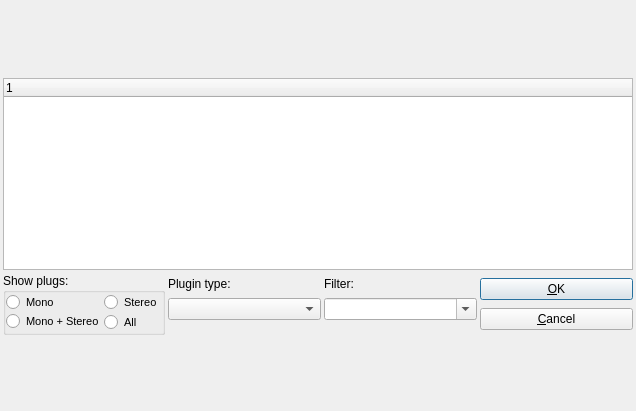
<?xml version="1.0" encoding="UTF-8"?>
<ui version="4.0">
 <class>PluginDialogBase</class>
 <widget class="QDialog" name="PluginDialogBase">
  <property name="geometry">
   <rect>
    <x>0</x>
    <y>0</y>
    <width>636</width>
    <height>411</height>
   </rect>
  </property>
  <property name="windowTitle">
   <string>Dialog</string>
  </property>
  <layout class="QGridLayout" name="gridLayout_2">
   <property name="leftMargin">
    <number>3</number>
   </property>
   <property name="topMargin">
    <number>3</number>
   </property>
   <property name="rightMargin">
    <number>3</number>
   </property>
   <property name="bottomMargin">
    <number>3</number>
   </property>
   <property name="spacing">
    <number>3</number>
   </property>
   <item row="0" column="0">
    <layout class="QGridLayout" name="gridLayout">
     <item row="0" column="0" colspan="4">
      <widget class="QTabBar" name="tabBar" native="true"/>
     </item>
     <item row="1" column="0" colspan="4">
      <widget class="QTreeWidget" name="pList">
       <property name="sizePolicy">
        <sizepolicy hsizetype="Expanding" vsizetype="Maximum">
         <horstretch>0</horstretch>
         <verstretch>0</verstretch>
        </sizepolicy>
       </property>
       <column>
        <property name="text">
         <string notr="true">1</string>
        </property>
       </column>
      </widget>
     </item>
     <item row="2" column="0">
      <widget class="QGroupBox" name="pluginfilterGroup">
       <property name="maximumSize">
        <size>
         <width>16777215</width>
         <height>100</height>
        </size>
       </property>
       <property name="title">
        <string>Show plugs:</string>
       </property>
       <layout class="QVBoxLayout" name="verticalLayout_4">
        <property name="spacing">
         <number>0</number>
        </property>
        <property name="leftMargin">
         <number>0</number>
        </property>
        <property name="topMargin">
         <number>0</number>
        </property>
        <property name="rightMargin">
         <number>0</number>
        </property>
        <property name="bottomMargin">
         <number>0</number>
        </property>
        <item>
         <layout class="QHBoxLayout" name="horizontalLayout_3">
          <property name="spacing">
           <number>0</number>
          </property>
          <item>
           <layout class="QVBoxLayout" name="verticalLayout_3">
            <property name="spacing">
             <number>0</number>
            </property>
            <item>
             <widget class="QRadioButton" name="onlyM">
              <property name="font">
               <font>
                <pointsize>8</pointsize>
               </font>
              </property>
              <property name="text">
               <string>Mono</string>
              </property>
              <attribute name="buttonGroup">
               <string notr="true">portFilterGroup</string>
              </attribute>
             </widget>
            </item>
            <item>
             <widget class="QRadioButton" name="onlySM">
              <property name="font">
               <font>
                <pointsize>8</pointsize>
               </font>
              </property>
              <property name="text">
               <string>Mono + Stereo</string>
              </property>
              <attribute name="buttonGroup">
               <string notr="true">portFilterGroup</string>
              </attribute>
             </widget>
            </item>
           </layout>
          </item>
          <item>
           <layout class="QVBoxLayout" name="verticalLayout">
            <property name="spacing">
             <number>1</number>
            </property>
            <item>
             <widget class="QRadioButton" name="onlyS">
              <property name="font">
               <font>
                <pointsize>8</pointsize>
               </font>
              </property>
              <property name="text">
               <string>Stereo</string>
              </property>
              <attribute name="buttonGroup">
               <string notr="true">portFilterGroup</string>
              </attribute>
             </widget>
            </item>
            <item>
             <widget class="QRadioButton" name="allPlug">
              <property name="font">
               <font>
                <pointsize>8</pointsize>
               </font>
              </property>
              <property name="text">
               <string>All</string>
              </property>
              <attribute name="buttonGroup">
               <string notr="true">portFilterGroup</string>
              </attribute>
             </widget>
            </item>
           </layout>
          </item>
         </layout>
        </item>
       </layout>
      </widget>
     </item>
     <item row="2" column="1">
      <layout class="QVBoxLayout" name="verticalLayout_2">
       <item>
        <widget class="QLabel" name="label_2">
         <property name="maximumSize">
          <size>
           <width>16777215</width>
           <height>14</height>
          </size>
         </property>
         <property name="text">
          <string>Plugin type:</string>
         </property>
        </widget>
       </item>
       <item>
        <widget class="QComboBox" name="pluginType"/>
       </item>
       <item>
        <spacer name="verticalSpacer">
         <property name="orientation">
          <enum>Qt::Vertical</enum>
         </property>
         <property name="sizeType">
          <enum>QSizePolicy::Minimum</enum>
         </property>
         <property name="sizeHint" stdset="0">
          <size>
           <width>20</width>
           <height>10</height>
          </size>
         </property>
        </spacer>
       </item>
      </layout>
     </item>
     <item row="2" column="2">
      <layout class="QVBoxLayout" name="verticalLayout_6">
       <item>
        <widget class="QLabel" name="label">
         <property name="maximumSize">
          <size>
           <width>16777215</width>
           <height>14</height>
          </size>
         </property>
         <property name="text">
          <string>Filter:</string>
         </property>
        </widget>
       </item>
       <item>
        <widget class="QComboBox" name="sortBox">
         <property name="enabled">
          <bool>true</bool>
         </property>
         <property name="editable">
          <bool>true</bool>
         </property>
        </widget>
       </item>
       <item>
        <spacer name="verticalSpacer_2">
         <property name="orientation">
          <enum>Qt::Vertical</enum>
         </property>
         <property name="sizeType">
          <enum>QSizePolicy::Minimum</enum>
         </property>
         <property name="sizeHint" stdset="0">
          <size>
           <width>20</width>
           <height>10</height>
          </size>
         </property>
        </spacer>
       </item>
      </layout>
     </item>
     <item row="2" column="3">
      <layout class="QVBoxLayout" name="verticalLayout_5">
       <item>
        <widget class="QPushButton" name="okB">
         <property name="text">
          <string>&amp;OK</string>
         </property>
        </widget>
       </item>
       <item>
        <widget class="QPushButton" name="cancelB">
         <property name="text">
          <string>&amp;Cancel</string>
         </property>
        </widget>
       </item>
      </layout>
     </item>
    </layout>
   </item>
  </layout>
 </widget>
 <customwidgets>
  <customwidget>
   <class>QTabBar</class>
   <extends>QWidget</extends>
   <header location="global">qtabbar.h</header>
   <container>1</container>
  </customwidget>
 </customwidgets>
 <resources/>
 <connections/>
 <buttongroups>
  <buttongroup name="portFilterGroup"/>
 </buttongroups>
</ui>
